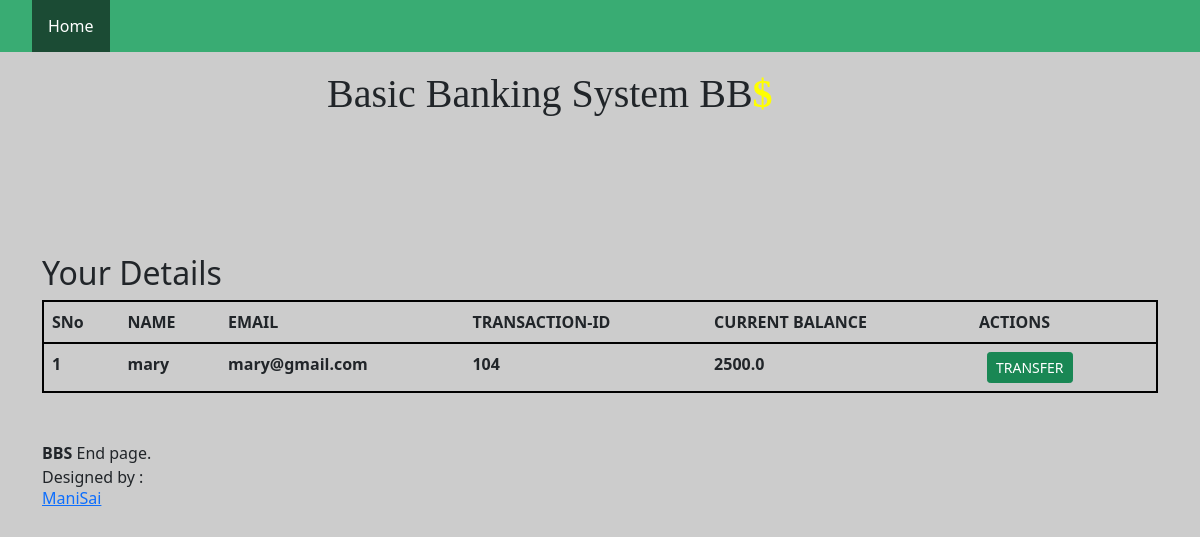
The app's page /view/4 with its own data.
### tables this page shows
CREATE TABLE customers
                 (sno INTEGER ,name TEXT ,email TEXT UNIQUE,transactionid INTEGER   PRIMARY KEY ,current REAL);

### bank.py (the view)
@app.route('/view/<int:sno>')
def viewcust(sno):
    conn = sqlite3.connect('bankdatabase.db')
    conn.row_factory = sqlite3.Row
    c = conn.cursor()
    c.execute("SELECT * FROM customers WHERE sno=" + str(sno))
    cust = c.fetchall()
    conn.commit()
    conn.close()
    return render_template('view.html', cust=cust)

### templates/view.html
{% extends 'base.html' %}
{% block body %}
<div class="container my-5" style="padding-top: 80px;">
  <table class="table">
    <thead>
      <h2>Your Details</h2>
      <tr style="border: 2px solid black;">
        <th scope="col">SNo</th>
        <th scope="col">NAME</th>
        <th scope="col">EMAIL</th>
        <th scope="col">TRANSACTION-ID</th>
        <th scope="col">CURRENT BALANCE</th>
        <th scope="col">ACTIONS</th>
      </tr>
    </thead>
    <tbody>
      {% for details in cust %}
      <tr style="border: 2px solid black;">
        <th scope="row">{{loop.index}}</th>
        <td><b>{{details["name"]}}</b></td>
        <td><b>{{details["email"]}}</b></td>
        <td><b>{{details["transactionid"]}}</b></td>
        <td><b>{{details["current"]}}</b></td>
        <td>
          <a href="/inputinfo/{{details['sno']}}" type="button" class="btn btn-success btn-sm mx-2">TRANSFER</button>
        </td>
      </tr>
      {% endfor %}
    </tbody>
  </table>
</div>
{% endblock body %}

### templates/base.html (style rules this page uses)
* { margin: 0; padding: 0; scrollbar-width: thin; }
body { background-image: url("https://image.shutterstock.com/image-photo/double-exposure-graph-rows-coins-260nw-531998662.jpg"); background-size: cover; background-attachment: fixed; background-color: #cccccc; padding: 0; margin: 0; }

### records on screen
customers: name "mary", email "mary@gmail.com", transactionid "104", current "2500.0"
